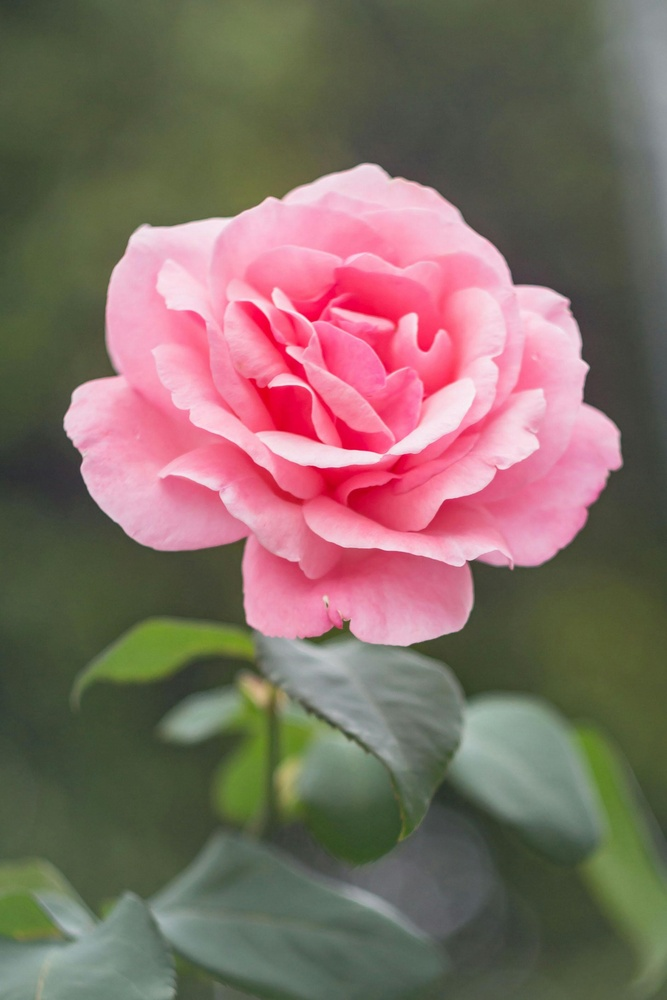
#> input picture opencv6/flower.jpg, 667 x 1000 px, shrunk from 1886 x 2829 before the run
$ python ced.py
#> lines starting #> are read from the running program, lines starting #| are printed output that depends on the picture; after the words box and inside, x2 and y2 are one past the last pixel; in counts of white or black regions, pixels touching at a corner belong together
#Canny Edge Detection
#detect borders in an image
#seperate objects
# feature extraction
#lane detection


import cv2


img = cv2.imread('flower.jpg',2)
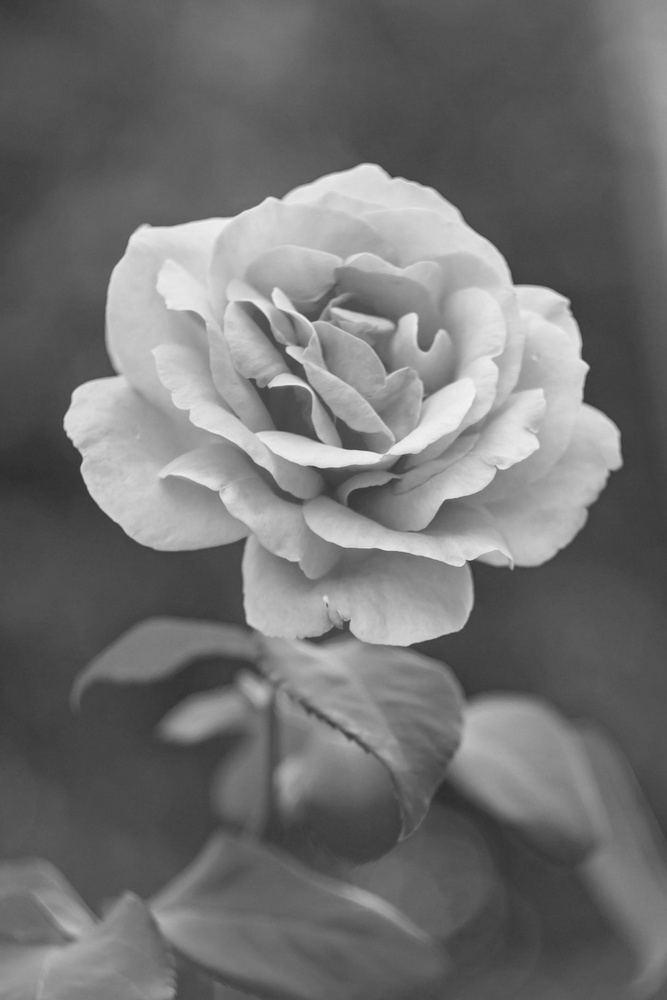
#> img: shape (1000, 667); min 44, max 242, mean 113.6
#cv2.Canny(img,threshold1,threshold2)
#t1 and t2 are intensity(brightness)
#less than threshold 1 is black (noise)
#greater than threshold 2 is white (strong edge)
#between threshold 1 and 2 is white if its a contected to strong edge or black if its not
edges = cv2.Canny(img,30,60)
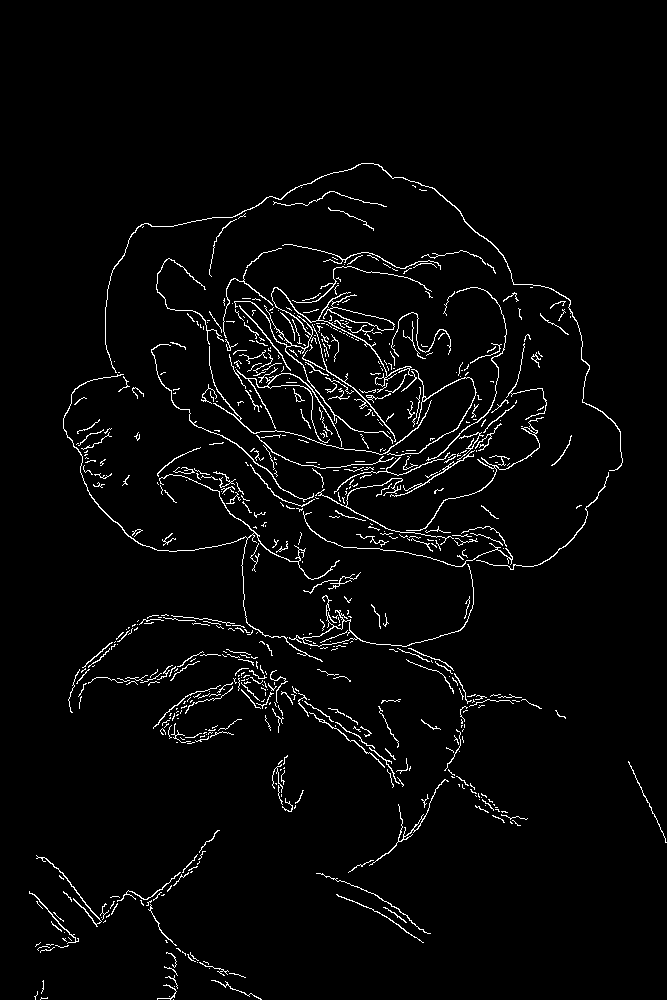
#> edges: shape (1000, 667); 3% white in thin lines or dots, all inside (x1, y1, x2, y2) = (29, 163, 667, 1000)

cv2.imshow('original',img)
cv2.imshow('edges',edges)
cv2.waitKey(0)
cv2.destroyAllWindows()
